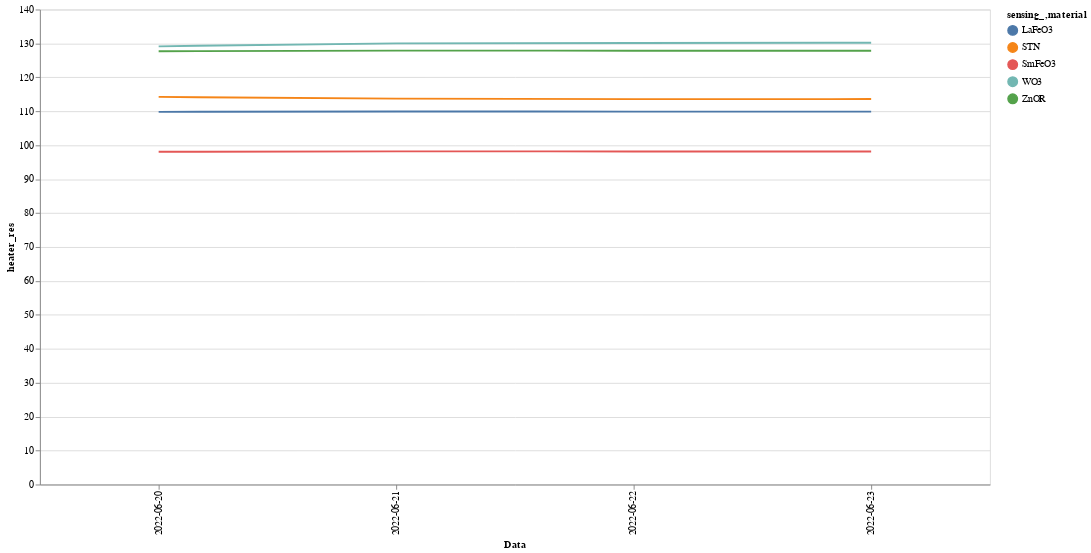

Write notebook code for a chart like this one.
### Code cell
from calendar import month
from re import X
import pandas as pd
import numpy as np
from matplotlib import pyplot as plt
import seaborn as sns
import altair as alt

#-------input------------
Anno = "2022"
Mese = "06"
Giorno = 20

GiornoFine = Giorno + 3

#------------Calcolo--------------------
dfFBK1 = pd.read_csv('FBK data/appa1_new.csv', encoding='windows-1252')

#DataInizioAnno = Anno + "-" + Mese + "-" + str(Giorno)
#DataFineAnno = Anno + "-" + Mese + "-" + str(GiornoFine)



dfFBK1 = dfFBK1.dropna()
dfFBK1=dfFBK1.drop(dfFBK1.columns[[8,9,10,11,12,13]], axis=1)
dfFBK1["signal_res"] = dfFBK1["signal_res"].astype(float)
dfFBK1["heater_res"] = dfFBK1["heater_res"].astype(float)
dfFBK1["heater_V"] = dfFBK1["heater_V"].astype(float)
dfFBK1["T"] = dfFBK1["T"].astype(float)
dfFBK1["RH"] = dfFBK1["RH"].astype(float)
dfFBK1["P"] = dfFBK1["P"].astype(float)
dfFBK1["T"] = dfFBK1["T"].astype(float)

dfFBK1 = dfFBK1.drop_duplicates(['sensing_,material','ts'])
dfFBK1[['Data','Ora']]=dfFBK1.ts.str.split(' ',expand=True)

dfFBK1 = dfFBK1[DataInizioAnno <= dfFBK1.Data]
dfFBK1 = dfFBK1[dfFBK1.Data <= DataFineAnno]

dfFBK1ResV = dfFBK1.drop(dfFBK1.columns[[5,6,7]], axis=1)
#dfFBK1TPH = dfFBK1.drop(dfFBK1.columns[[2,3,4]], axis=1)
#dfFBK1.head(10)
dfFBK1ResV = dfFBK1ResV.groupby(["Data", "sensing_,material"]).mean()

dfFBK1ResV = dfFBK1ResV.reset_index()


#-----------output----------------------------------
chart = alt.Chart(dfFBK1ResV).mark_line().encode(
    x="Data",
    y='heater_res',
    color='sensing_,material',
    bin=alt.Bin(maxbins=20)
    )


nearest = alt.selection(type='single', nearest=True, on='mouseover',
                        fields=['Data'], empty='none')

line = alt.Chart(dfFBK1ResV).mark_line(interpolate='basis').encode(
    x = 'Data',
    y='heater_res',
    color='sensing_,material',
    
)

selectors = alt.Chart(dfFBK1ResV).mark_point().encode(
    x='Data',
    opacity=alt.value(0)
).add_selection(
    nearest
)

points = line.mark_point().encode(
    opacity=alt.condition(nearest, alt.value(1), alt.value(0))
)

text = line.mark_text(align='left', dx=5, dy=-5).encode(
    text=alt.condition(nearest, 'heater_res', alt.value(' '))
)

rules = alt.Chart(dfFBK1ResV).mark_rule(color='gray').encode(
    x='Data'
).transform_filter(
    nearest
)

alt.layer(
    line, selectors, points, rules, text
).properties(
    width=1000, height=500

)

### Figure 1 — Vega-Lite specification as saved in the notebook (floating-point values rounded to 4 significant figures)
{"config": {"view": {"continuousWidth": 400, "continuousHeight": 300}}, "layer": [{"mark": {"type": "line", "interpolate": "basis"}, "encoding": {"color": {"field": "sensing_,material", "type": "nominal"}, "x": {"field": "Data", "type": "nominal"}, "y": {"field": "heater_res", "type": "quantitative"}}}, {"mark": "point", "encoding": {"opacity": {"value": 0}, "x": {"field": "Data", "type": "nominal"}}, "selection": {"selector042": {"type": "single", "nearest": true, "on": "mouseover", "fields": ["Data"], "empty": "none"}}}, {"mark": "point", "encoding": {"color": {"field": "sensing_,material", "type": "nominal"}, "opacity": {"condition": {"value": 1, "selection": "selector042"}, "value": 0}, "x": {"field": "Data", "type": "nominal"}, "y": {"field": "heater_res", "type": "quantitative"}}}, {"mark": {"type": "rule", "color": "gray"}, "encoding": {"x": {"field": "Data", "type": "nominal"}}, "transform": [{"filter": {"selection": "selector042"}}]}, {"mark": {"type": "text", "align": "left", "dx": 5, "dy": -5}, "encoding": {"color": {"field": "sensing_,material", "type": "nominal"}, "text": {"condition": {"field": "heater_res", "type": "quantitative", "selection": "selector042"}, "value": " "}, "x": {"field": "Data", "type": "nominal"}, "y": {"field": "heater_res", "type": "quantitative"}}}], "data": {"name": "data-2c8e55669f47188131ea37931e1a959e"}, "height": 500, "width": 1000, "$schema": "https://vega.github.io/schema/vega-lite/v4.17.0.json", "datasets": {"data-2c8e55669f47188131ea37931e1a959e": [{"Data": "2022-06-20", "sensing_,material": "LaFeO3", "signal_res": 46990000.0, "heater_res": 109.8, "heater_V": 3.584}, {"Data": "2022-06-20", "sensing_,material": "STN", "signal_res": 484200000.0, "heater_res": 114.2, "heater_V": 4.288}, {"Data": "2022-06-20", "sensing_,material": "SmFeO3", "signal_res": 44910000.0, "heater_res": 98.06, "heater_V": 3.583}, {"Data": "2022-06-20", "sensing_,material": "WO3", "signal_res": 38010000.0, "heater_res": 129.1, "heater_V": 2.313}, {"Data": "2022-06-20", "sensing_,material": "ZnOR", "signal_res": 477500000.0, "heater_res": 127.7, "heater_V": 4.028}, {"Data": "2022-06-21", "sensing_,material": "LaFeO3", "signal_res": 128000000.0, "heater_res": 110.0, "heater_V": 3.612}, {"Data": "2022-06-21", "sensing_,material": "STN", "signal_res": 468200000.0, "heater_res": 113.7, "heater_V": 4.261}, {"Data": "2022-06-21", "sensing_,material": "SmFeO3", "signal_res": 63700000.0, "heater_res": 98.24, "heater_V": 3.618}, {"Data": "2022-06-21", "sensing_,material": "WO3", "signal_res": 28910000.0, "heater_res": 130.2, "heater_V": 2.35}, {"Data": "2022-06-21", "sensing_,material": "ZnOR", "signal_res": 393500000.0, "heater_res": 127.9, "heater_V": 4.064}, {"Data": "2022-06-22", "sensing_,material": "LaFeO3", "signal_res": 128000000.0, "heater_res": 109.9, "heater_V": 3.611}, {"Data": "2022-06-22", "sensing_,material": "STN", "signal_res": 451700000.0, "heater_res": 113.5, "heater_V": 4.26}, {"Data": "2022-06-22", "sensing_,material": "SmFeO3", "signal_res": 75570000.0, "heater_res": 98.14, "heater_V": 3.617}, {"Data": "2022-06-22", "sensing_,material": "WO3", "signal_res": 16820000.0, "heater_res": 130.1, "heater_V": 2.35}, {"Data": "2022-06-22", "sensing_,material": "ZnOR", "signal_res": 287300000.0, "heater_res": 127.8, "heater_V": 4.062}, {"Data": "2022-06-23", "sensing_,material": "LaFeO3", "signal_res": 128000000.0, "heater_res": 109.9, "heater_V": 3.611}, {"Data": "2022-06-23", "sensing_,material": "STN", "signal_res": 425700000.0, "heater_res": 113.6, "heater_V": 4.26}, {"Data": "2022-06-23", "sensing_,material": "SmFeO3", "signal_res": 64820000.0, "heater_res": 98.14, "heater_V": 3.617}, {"Data": "2022-06-23", "sensing_,material": "WO3", "signal_res": 32920000.0, "heater_res": 130.2, "heater_V": 2.35}, {"Data": "2022-06-23", "sensing_,material": "ZnOR", "signal_res": 353800000.0, "heater_res": 127.8, "heater_V": 4.062}]}}
